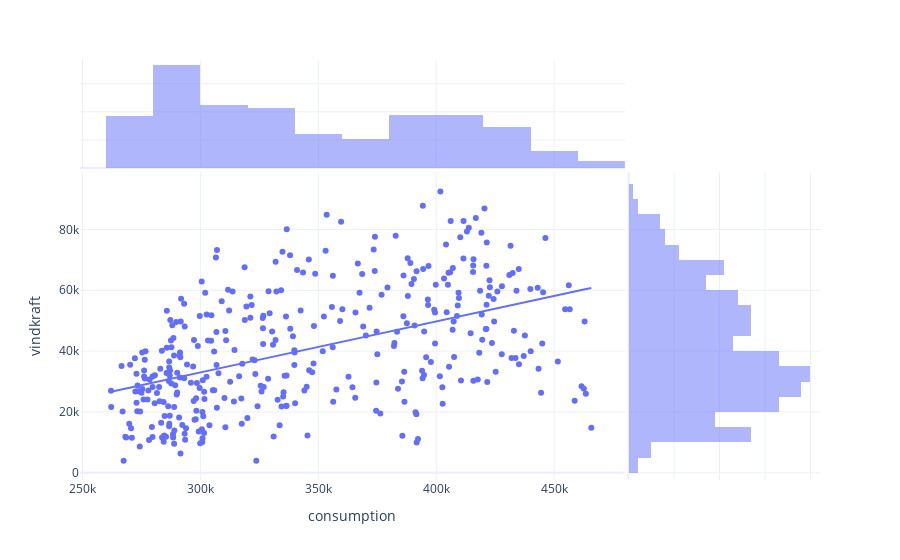

This figure's notebook cell:
### Code cell
fig = px.scatter(df[df['dato'] > '2021-12-31'], x="consumption", y="vindkraft", marginal_x="histogram", marginal_y="histogram", template= "plotly_white", trendline="ols")
fig.show()

### Figure 1 — Plotly figure (JSON) as saved in the notebook; plotly's stock layout.template omitted (floating-point values rounded to 4 significant figures; data arrays with more than 128 entries replaced by an {"elided": "..."} marker saying what was removed)
{"data": [{"hovertemplate": "consumption=%{x}<br>vindkraft=%{y}<extra></extra>", "legendgroup": "", "marker": {"color": "#636efa", "symbol": "circle"}, "mode": "markers", "name": "", "orientation": "v", "showlegend": false, "type": "scatter", "x": {"elided": "365 int values"}, "xaxis": "x", "y": {"elided": "365 int values"}, "yaxis": "y"}, {"alignmentgroup": "True", "bingroup": "x", "hovertemplate": "consumption=%{x}<br>count=%{y}<extra></extra>", "legendgroup": "", "marker": {"color": "#636efa"}, "name": "", "offsetgroup": "", "opacity": 0.5, "showlegend": false, "type": "histogram", "x": {"elided": "365 int values"}, "xaxis": "x3", "yaxis": "y3"}, {"alignmentgroup": "True", "bingroup": "y", "hovertemplate": "vindkraft=%{y}<br>count=%{x}<extra></extra>", "legendgroup": "", "marker": {"color": "#636efa"}, "name": "", "offsetgroup": "", "opacity": 0.5, "showlegend": false, "type": "histogram", "xaxis": "x2", "y": {"elided": "365 int values"}, "yaxis": "y2"}, {"hovertemplate": "<b>OLS trendline</b><br>vindkraft = 0.167474 * consumption + -17254.4<br>R<sup>2</sup>=0.236228<br><br>consumption=%{x}<br>vindkraft=%{y} <b>(trend)</b><extra></extra>", "legendgroup": "", "marker": {"color": "#636efa", "symbol": "circle"}, "mode": "lines", "name": "", "showlegend": false, "type": "scatter", "x": {"elided": "365 int values"}, "xaxis": "x", "y": {"elided": "365 float values"}, "yaxis": "y"}], "layout": {"barmode": "overlay", "legend": {"tracegroupgap": 0}, "margin": {"t": 60}, "xaxis": {"anchor": "y", "domain": [0, 0.7363], "title": {"text": "consumption"}}, "xaxis2": {"anchor": "y2", "domain": [0.7413, 1], "matches": "x2", "showgrid": true, "showline": false, "showticklabels": false, "ticks": ""}, "xaxis3": {"anchor": "y3", "domain": [0, 0.7363], "matches": "x", "showgrid": true, "showticklabels": false}, "xaxis4": {"anchor": "y4", "domain": [0.7413, 1], "matches": "x2", "showgrid": true, "showline": false, "showticklabels": false, "ticks": ""}, "yaxis": {"anchor": "x", "domain": [0, 0.7326], "title": {"text": "vindkraft"}}, "yaxis2": {"anchor": "x2", "domain": [0, 0.7326], "matches": "y", "showgrid": true, "showticklabels": false}, "yaxis3": {"anchor": "x3", "domain": [0.7426, 1], "matches": "y3", "showgrid": true, "showline": false, "showticklabels": false, "ticks": ""}, "yaxis4": {"anchor": "x4", "domain": [0.7426, 1], "matches": "y3", "showgrid": true, "showline": false, "showticklabels": false, "ticks": ""}}}
